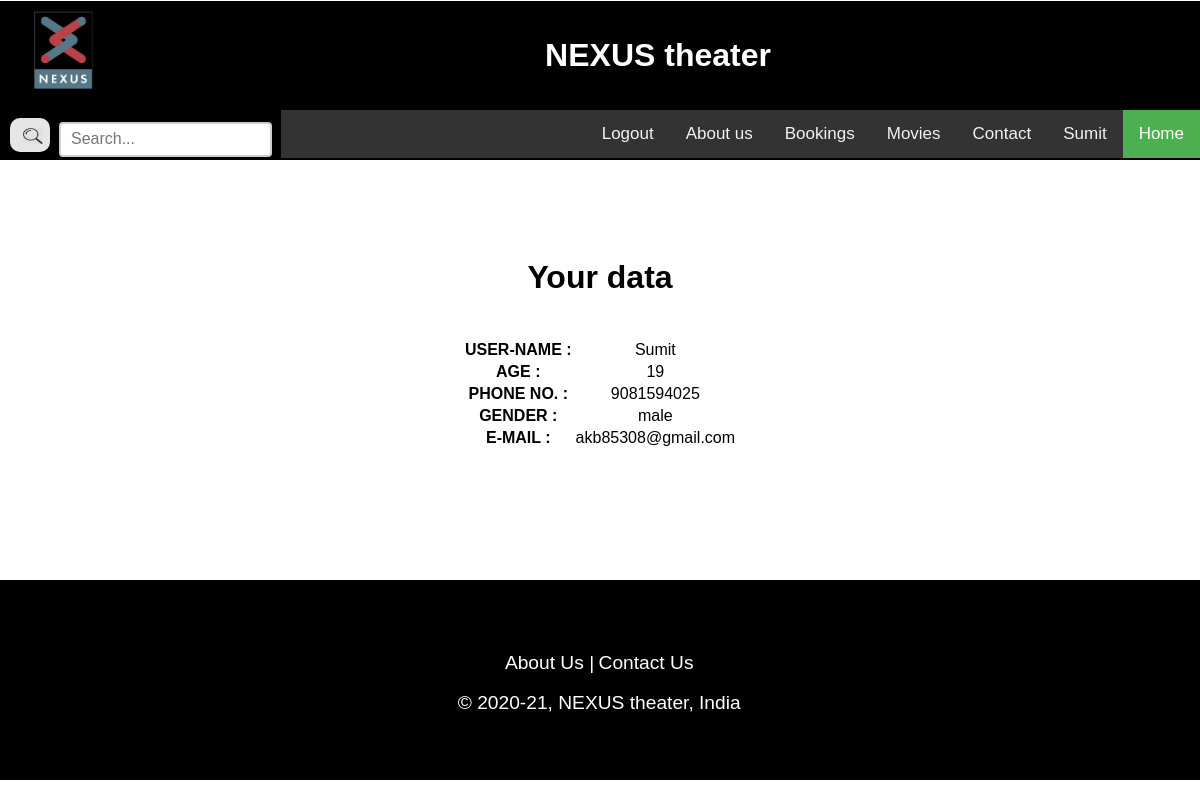
Page /user/user.php (signed in) on the committed database.
### tables this page shows
CREATE TABLE `tb_registration` (
  `id` int(100) NOT NULL,
  `uname` varchar(100) NOT NULL,
  `password` varchar(50) NOT NULL,
  `age` int(10) NOT NULL,
  `phone` bigint(20) NOT NULL,
  `gender` varchar(15) NOT NULL,
  `email` varchar(100) NOT NULL
);

### user/user.php (the view, shortened to what this page needs)
<!DOCTYPE html>
<html>
<head>
    <link rel="stylesheet" href="css/style.css" />
<link rel="stylesheet" href="https://cdnjs.cloudflare.com/ajax/libs/font-awesome/4.7.0/css/font-awesome.min.css">
</head>
<?php
$um=$_SESSION['uname'];
if(isset($_SESSION['uname']))
{
?>
<body>
<div style="height:46px;width:100%;background-color:black;margin-top:1px;float:left;position: fixed;top:0px;right:0px">
        <ul>
            <li style="float: left;padding: 0px 3px">
                <img src="nexus.png" height="100px" style="margin-bottom:5px;margin-left: 10px;">
            </li>
            <li>
                <h1 align="center" style="color: white;margin-top:36px;">NEXUS theater</h1>
            </li>
        </ul>
    <ul>
        <li style="float: left;padding: 0px 3px">
            <form action="search.php" method="post">
                <button type="submit" name="submit"><img src="..\user\uimg\ser.jpg" style="height: 16px;margin-left: -7px; width:20px; margin-top: 5px;"></button>
                <input type="text" name="search" placeholder="Search..." style="height: 35px; width:213px; margin-top: 1px; margin-bottom: 3px;">
            </form>
        </li>
        <div class="topnav" id="myTopnav">
            <li style="float: right;"><a href="..\user\userhome.php" class="active">Home</a></li>
            <li style="float: right;"><a href="..\user\user.php"><?php echo $um ?></a></li>
            <li style="float: right;"><a href="..\user\contact.php">Contact</a></li>
            <li style="float: right;"><a href="..\user\movies.php">Movies</a></li>
            <li style="float: right;"><a href="..\user\bookings.php">Bookings</a></li>
            <li style="float: right;"><a href="about.php">About us</a></li>
            <li style="float: right;"><a href="logout.php">Logout</a></li>
        </div>
    </ul>
</div>
<?php
    }
?>
<br><br><br><br><br><br>
    <?php
        $con = new mysqli("localhost", "root", "","tp");
        $query = "SELECT * FROM  tb_registration WHERE uname='".$um."'";
        $result = mysqli_query($con,$query);
        while($row = mysqli_fetch_assoc($result))
        {
    ?>
    <html>
    <body align="center" style="margin-top: 130px;">
    <table  height="10" align="center">
        <tr width="500">
            <h1 align="center">Your data</h1><br>
        <tr><td style="font-weight: bold;"><?php echo "USER-NAME  : "?></td><td><?php echo $row['uname']?></td></tr>
        <tr><td style="font-weight: bold;"><?php echo "AGE  : "?></td><td><?php echo $row['age']?></td></tr>
        <tr><td style="font-weight: bold;"><?php echo "PHONE NO.  : "?></td><td><?php echo $row['phone']?></td></tr>
        <tr><td style="font-weight: bold;"><?php echo "GENDER  : "?></td><td><?php echo $row['gender']?></td></tr>
        <tr><td style="font-weight: bold;"><?php echo "E-MAIL  : "?></td><td><?php echo $row['email']?></td></tr>
        </tr>
    </table>
    </body>
    </html>
    <?php
        }
    ?>
    <div style="height:200px;width:101.2%;background-color:black;margin-top:130px;float:left;margin-left: -8px;"><br><br><br><br>
        <font><a href="..\user\about.php" style="text-decoration: none;color: white;text-align: 'center'"><big>About Us |</big></a></font>
        <font><a href="..\user\contact.php" style="text-decoration: none;color: white;"><big>Contact Us</big></a></font><br><br>
        <font style="color: white;text-align: 'center'"><big>&copy 2020-21, NEXUS theater, India</big></font>
    </div>
</body>
</html>

### user/css/style.css (style rules this page uses)
ul { list-style-type: none; margin: 0; padding: 0; overflow: hidden; background-color:black; }
li a { display: block; color: white; text-align: center; padding: 14px 30px; text-decoration: none; }
.active { background-color: #4CAF50; }
input[type=text] { width: 170px; box-sizing: border-box; border: 2px solid #ccc; border-radius: 4px; font-size: 16px; background-color: white; padding: 4px 12px 4px 10px; -webkit-transition: width 0.7s ease-in-out; transition: width 0.7s ease-in-out; margin-top: 7px; margin-left: 5px; margin-bottom: 7px; }
button { background-color: white; padding: 5px 20px; margin: 8px 0; border: none; cursor: pointer; width: 5%; opacity: 0.9; border-radius: 10px; }

### user/user.php (style rules this page uses)
body { margin: 0; font-family: Arial, Helvetica, sans-serif; }
.topnav { overflow: hidden; background-color: #333; }
.topnav a { float: left; display: block; color: #f2f2f2; text-align: center; padding: 14px 16px; text-decoration: none; font-size: 17px; }
.topnav a.active { background-color: #4CAF50; color: white; }

### rows in the picture
tb_registration: uname "Sumit", age "19", phone "9081594025", gender "male", email "akb85308@gmail.com"

### other values in the picture
$um "Sumit"
